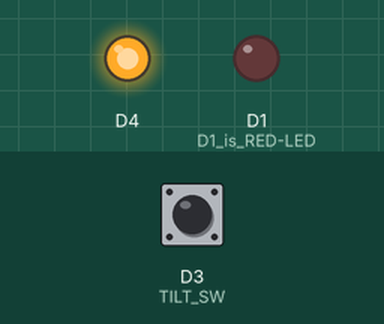
Bench run of a sketch on a simulated ESP8266 (Wemos D1 mini). Shown: output pins drawn as LEDs (lit = HIGH). The test bench sets the inputs (shaded band); at power-on: D3 (TILT_SW) HIGH. WiFi joins after 1.5 s; servers stay silent unless stated; what the sketch prints to the serial monitor is not drawn.

Above: at 2.7 s.
2.8 s: D3 (TILT_SW) pulled LOW for 3.2 s
At 5.3 s:
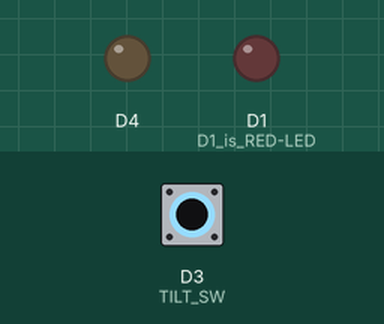
Timing chart, 0 to 10.0 s (numbered marks = the images above; inputs shaded):
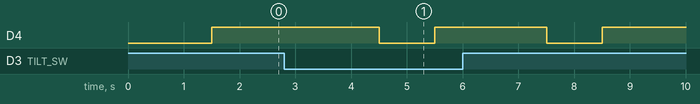

Measured:
- after the input at 2.8 s, D4: alternates HIGH for 2.0 s and LOW for 1.0 s, 4 changes in all, then stays HIGH, starting after 1.7 s

The sketch:

221209Blynk-IoT_DasanGas_221220_v1.5.ino
```cpp
/***************************************************************************
  =======================================================================
  .......................................................................
  H/W
  -----------------------------------------------------------------------
   - 2021/12/14
   D1 : GPIO5 --> RED LED
   D3 : GPIO0 --> tilt sw
   D4 : GPIO2 --> BLUE LED
  -----------------------------------------------------------------------
  S/W
   - 2022.11.27
   프로그램이름 : Blynk-IoT_DasanGas_A_OK
   - 2022.12.9
   프로그램이름 : 221209Blynk-IoT_DasanGas_B_OK
   WidgetLED led(V0);// for led.on() & led.off() -->추가함
   led.on(); //WidgetLED led(V0);에서 제어하는 메소드로 스마트폰 화면에 LED를 표시해 줌 -->추가함
   led.off(); //WidgetLED led(V0);에서 제어하는 메소드로 스마트폰 화면에 LED 표시를 없애줌 -->추가함
   //TILT_SEN 모듈의 LED ON........추가 예정 -->삭제함
   설치라이브러리 버전 Blynk WiFiManager by khoi Hoang(버전1.6.2)WiFiManager by tzapu(버전2.0.11-beta)
   특히 버전2.0.11-bet가 아니면 스마트폰, wifi설정에서 SSID가 나타나지 않음
   - 2022.12.9
   프로그램이름 : 221209Blynk-IoT_DasanGas_배포용
  -----------------------------------------------------------------------
  TIP
   - 2022.11.27
    timer.setInterval(5000L, ValveCheck);에서 5000L, L을 사용하는 이유
    This tells the BlynkTimer library that we want to call the take_sensor_reading() function once every 5000 milliseconds (5 seconds).
    The L after the number 5000 forces the compiler to treat this as a Long Integer variable type.
    This is important when you want to use larger numbers with 8-bit boards like the Arduino Uno,
    as the maximum size of a regular Integer with an 8-bit board is 32,767 (or 32.767 seconds when used as a timer interval frequency).
  =======================================================================

 ****************************************************************************/
#define BLYNK_FIRMWARE_VERSION "0.1.1"// Blynk Air기능을 이용하여 플을 업데이트할때 버전 테크 때 필요
// Template ID, Device Name and Auth Token are provided by the Blynk.Cloud
// See the Device Info tab, or Template settings

#define BLYNK_TEMPLATE_ID "TMPLh1s4NX6t"
#define BLYNK_DEVICE_NAME "Gas Alarm Program"
#define BLYNK_AUTH_TOKEN "6bczO_sgFtepVjvRIbWSLpW4Z182P_gL"

#define TILT_SW D3 // #define TILT_SW 0 라고 해도 됨

#define BLYNK_PRINT Serial // BlynkDebug.h 파일에서 serial포트로 블링크 로고가 출력됨
#include <ESP8266WiFi.h>   // ESP8266 Core WiFi Library, wemos모듈 등록이 안되었다면 Go to www.wemos.cc
#include <BlynkSimpleEsp8266.h> // 블링크 라이브러리를 설치하세요--> 스케치-->라이브러리 매니저-->"blynk"입력,,,, 참조 :  www.blynk.cc 또는 www.blynk.io

#include <ESP8266WebServer.h> //Local WebServer used to serve the configuration portal
#include <WiFiManager.h> //스케치-->라이브러리 매니저-->"WiFiManager"입력(설치버전은 2.0.11),,,참조 -> https://github.com/tzapu/WiFiManager, 내컴터저장위치-->C:\Users\mac\Documents\Arduino\libraries\WiFiManager

BlynkTimer timer; //SimpleTimer mbktimer 또는 BlynkTimer mbktimer; 로 대체해도 됨, BlynkTimer.h를 참조하세요

int OldState = HIGH; // TILT센서의 초기값

WidgetLED led(V0);// for led.on() & led.off()

char auth[] = BLYNK_AUTH_TOKEN;

void setup()
{
  // Debug console
  Serial.begin(115200); // 1초 당 115200비트의 전송 속도로 시리얼 모니터로 출력 됨.
  Serial.println("");//for new line
  Serial.println("for dnil4@naver.com(Blynk-IoT)"); //자신의 이메일
  Serial.println("BLYNK_DEVICE_NAME '20211225A-TEST'"); // 자신의 DEVICE_NAME
  WiFiManager wifiManager; // Initialize library
  wifiManager.autoConnect("AutoConnectAP");

  pinMode(TILT_SW, INPUT_PULLUP); // TILT 센서를 입력으로 설정
  pinMode(LED_BUILTIN, OUTPUT); // LED_BUILTIN is D4. D4는 파란색 LED
  pinMode(D1, OUTPUT); // D1 is RED-LED,,,,,,,,,,,,,,pinMode(5, OUTPUT)라고 해도 됨
  digitalWrite(D4, 1); // 파란색 LED off..... digitalWrite(2, 1)라고 해도 됨

  Blynk.config(auth);
  timer.setInterval(3000L, ValveCheck); // 3초마다 Call,,,,,3000L은 long int를 의미
}

void loop()
{
  Blynk.run();
  timer.run();
}

void ValveCheck()
{
  int state = digitalRead(TILT_SW); //TILT센서가 세워지면 0볼트가 출력됨, 즉 가스밸브를 열면 입력 값이 0, 닫으면 1
  if (state == LOW && OldState == HIGH) //꺼진 상태의 밸브를 켜면, 즉 GAS On이면
  {
    digitalWrite(D4, 0); // 파란색 LED on
    led.on(); //WidgetLED led(V0);에서 제어하는 메소드로 스마트폰 화면에 LED를 표시해 줌
    Blynk.logEvent("gas_on", "GAS On !!!!!");
    delay(1000);
    digitalWrite(D4, 1); // 파란색 LED off
  }
  if (state == HIGH && OldState == LOW) //켜 있었던 상태의 밸브를 끄면, 즉 GAS Off이면
  {
    digitalWrite(D4, 0); // 파란색 LED on
    led.off(); //WidgetLED led(V0);에서 제어하는 메소드로 스마트폰 화면에 LED 표시를 없애줌
    Blynk.logEvent("gas_off", "GAS Off !!!!!");
    delay(1000);
    digitalWrite(D4, 1); // 파란색 LED off
  }
  OldState = state;
}
```
